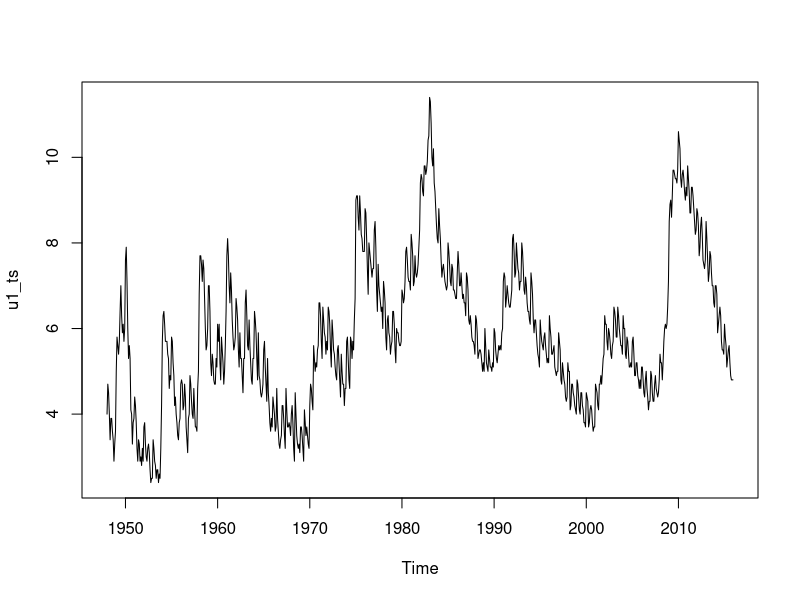

Source code (R):
## ---- chunk 1
U1 <- read.table(file="data/unadjusted_unemployment.csv", sep=",",header=TRUE)
u1 <- t(as.matrix(U1[2:13]))  # t() get transpose of matrix.
dim(u1) <- NULL  # dim() retrieve or set the dimension of an object. Convert marix u1 to an 1D array
date <- seq(from=1948,length=length(u1),by=1/12)  # generate sequence, `by` is increment.
## ---- chunk 2
u1_ts <- ts(u1,start=1948,frequency=12)
plot(u1_ts)
